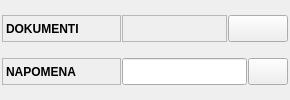
    <widget class="QFrame" name="frame_2">
     <property name="sizePolicy">
      <sizepolicy hsizetype="Preferred" vsizetype="Maximum">
       <horstretch>0</horstretch>
       <verstretch>0</verstretch>
      </sizepolicy>
     </property>
     <property name="frameShape">
      <enum>QFrame::NoFrame</enum>
     </property>
     <property name="frameShadow">
      <enum>QFrame::Raised</enum>
     </property>
     <layout class="QVBoxLayout" name="verticalLayout_2">
      <property name="spacing">
       <number>1</number>
      </property>
      <property name="leftMargin">
       <number>1</number>
      </property>
      <property name="topMargin">
       <number>1</number>
      </property>
      <property name="rightMargin">
       <number>1</number>
      </property>
      <property name="bottomMargin">
       <number>1</number>
      </property>
      <item>
       <widget class="QFrame" name="frame_7">
        <property name="sizePolicy">
         <sizepolicy hsizetype="Preferred" vsizetype="Maximum">
          <horstretch>0</horstretch>
          <verstretch>0</verstretch>
         </sizepolicy>
        </property>
        <property name="frameShape">
         <enum>QFrame::NoFrame</enum>
        </property>
        <property name="frameShadow">
         <enum>QFrame::Raised</enum>
        </property>
        <layout class="QHBoxLayout" name="horizontalLayout_11">
         <property name="spacing">
          <number>1</number>
         </property>
         <property name="leftMargin">
          <number>1</number>
         </property>
         <property name="topMargin">
          <number>1</number>
         </property>
         <property name="rightMargin">
          <number>1</number>
         </property>
         <property name="bottomMargin">
          <number>1</number>
         </property>
         <item>
          <widget class="QLabel" name="lblDokumentiTitle">
           <property name="sizePolicy">
            <sizepolicy hsizetype="Maximum" vsizetype="Preferred">
             <horstretch>0</horstretch>
             <verstretch>0</verstretch>
            </sizepolicy>
           </property>
           <property name="minimumSize">
            <size>
             <width>119</width>
             <height>27</height>
            </size>
           </property>
           <property name="maximumSize">
            <size>
             <width>119</width>
             <height>16777215</height>
            </size>
           </property>
           <property name="font">
            <font>
             <weight>75</weight>
             <bold>true</bold>
            </font>
           </property>
           <property name="frameShape">
            <enum>QFrame::StyledPanel</enum>
           </property>
           <property name="text">
            <string>DOKUMENTI</string>
           </property>
          </widget>
         </item>
         <item>
          <widget class="QLabel" name="lblDokumenti">
           <property name="sizePolicy">
            <sizepolicy hsizetype="Preferred" vsizetype="Preferred">
             <horstretch>0</horstretch>
             <verstretch>0</verstretch>
            </sizepolicy>
           </property>
           <property name="font">
            <font>
             <weight>75</weight>
             <bold>true</bold>
            </font>
           </property>
           <property name="frameShape">
            <enum>QFrame::StyledPanel</enum>
           </property>
           <property name="textInteractionFlags">
            <set>Qt::LinksAccessibleByMouse|Qt::TextSelectableByMouse</set>
           </property>
          </widget>
         </item>
         <item>
          <widget class="QPushButton" name="btnDokumentiOK">
           <property name="sizePolicy">
            <sizepolicy hsizetype="Maximum" vsizetype="Preferred">
             <horstretch>0</horstretch>
             <verstretch>0</verstretch>
            </sizepolicy>
           </property>
           <property name="maximumSize">
            <size>
             <width>60</width>
             <height>16777215</height>
            </size>
           </property>
           <property name="font">
            <font>
             <weight>75</weight>
             <bold>true</bold>
            </font>
           </property>
           <property name="cursor">
            <cursorShape>PointingHandCursor</cursorShape>
           </property>
           <property name="icon">
            <iconset resource="../../../resources/DonatForm.qrc">
             <normaloff>:/InDonat/Forms/images/OK.gif</normaloff>:/InDonat/Forms/images/OK.gif</iconset>
           </property>
          </widget>
         </item>
        </layout>
       </widget>
      </item>
      <item>
       <widget class="QFrame" name="frame_8">
        <property name="sizePolicy">
         <sizepolicy hsizetype="Preferred" vsizetype="Maximum">
          <horstretch>0</horstretch>
          <verstretch>0</verstretch>
         </sizepolicy>
        </property>
        <property name="frameShape">
         <enum>QFrame::NoFrame</enum>
        </property>
        <property name="frameShadow">
         <enum>QFrame::Raised</enum>
        </property>
        <layout class="QHBoxLayout" name="horizontalLayout_10">
         <property name="spacing">
          <number>1</number>
         </property>
         <property name="leftMargin">
          <number>1</number>
         </property>
         <property name="topMargin">
          <number>1</number>
         </property>
         <property name="rightMargin">
          <number>1</number>
         </property>
         <property name="bottomMargin">
          <number>1</number>
         </property>
         <item>
          <widget class="QLabel" name="lblNapomenaTitle">
           <property name="sizePolicy">
            <sizepolicy hsizetype="Maximum" vsizetype="Preferred">
             <horstretch>0</horstretch>
             <verstretch>0</verstretch>
            </sizepolicy>
           </property>
           <property name="minimumSize">
            <size>
             <width>119</width>
             <height>27</height>
            </size>
           </property>
           <property name="maximumSize">
            <size>
             <width>119</width>
             <height>16777215</height>
            </size>
           </property>
           <property name="font">
            <font>
             <weight>75</weight>
             <bold>true</bold>
            </font>
           </property>
           <property name="frameShape">
            <enum>QFrame::StyledPanel</enum>
           </property>
           <property name="text">
            <string>NAPOMENA</string>
           </property>
          </widget>
         </item>
         <item>
          <widget class="QLineEdit" name="txtNapomena">
           <property name="sizePolicy">
            <sizepolicy hsizetype="Preferred" vsizetype="Preferred">
             <horstretch>0</horstretch>
             <verstretch>0</verstretch>
            </sizepolicy>
           </property>
           <property name="font">
            <font>
             <pointsize>10</pointsize>
             <weight>50</weight>
             <bold>false</bold>
            </font>
           </property>
          </widget>
         </item>
         <item>
          <widget class="QPushButton" name="btnNapomenaOK">
           <property name="sizePolicy">
            <sizepolicy hsizetype="Maximum" vsizetype="Preferred">
             <horstretch>0</horstretch>
             <verstretch>0</verstretch>
            </sizepolicy>
           </property>
           <property name="maximumSize">
            <size>
             <width>60</width>
             <height>16777215</height>
            </size>
           </property>
           <property name="font">
            <font>
             <weight>75</weight>
             <bold>true</bold>
            </font>
           </property>
           <property name="cursor">
            <cursorShape>PointingHandCursor</cursorShape>
           </property>
           <property name="icon">
            <iconset resource="../../../resources/DonatForm.qrc">
             <normaloff>:/InDonat/Forms/images/OK.gif</normaloff>:/InDonat/Forms/images/OK.gif</iconset>
           </property>
          </widget>
         </item>
        </layout>
       </widget>
      </item>
     </layout>
    </widget>
